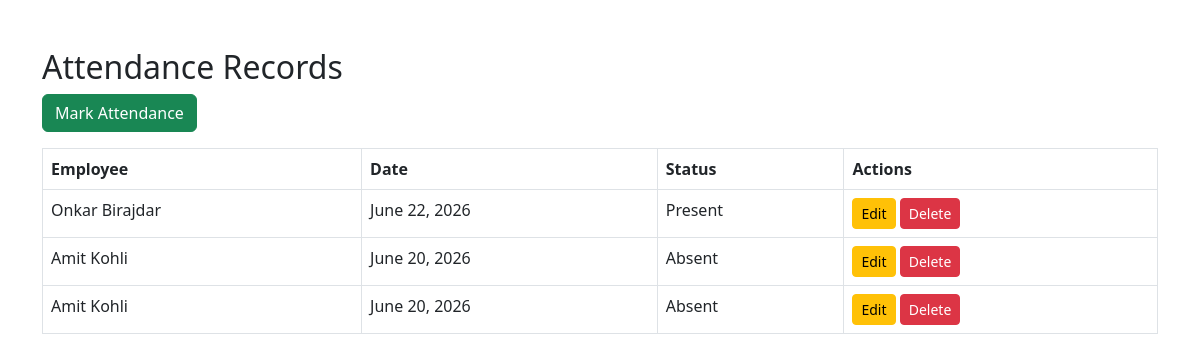
The app's page /employees/attendance/ with its own data.
### employees/models.py (models this page shows, shortened)
class Attendance(models.Model):
    STATUS_CHOICES = [
        ('Present', 'Present'),
        ('Absent', 'Absent'),
    ]
    employee = models.ForeignKey(
        Employee,
        on_delete=models.CASCADE
    )
    date = models.DateField()
    status = models.CharField(
        max_length=20,
        choices=STATUS_CHOICES
    )

class Employee(models.Model):
    first_name = models.CharField(max_length=100)
    last_name = models.CharField(max_length=100)
    email = models.EmailField(unique=True)
    department = models.ForeignKey(
        Department,
        on_delete=models.CASCADE
    )
    def __str__(self):
        return f"{self.first_name} {self.last_name}"

### employees/views.py (the view)
# urls.py: path('attendance/', attendance_list, name='attendance_list'),
def attendance_list(request):
    attendance_records = Attendance.objects.all()
    return render(
        request,
        'employees/attendance_list.html',
        {'attendance_records': attendance_records}
    )

### employees/templates/employees/attendance_list.html (shortened to what this page needs)
<!doctype html>
<html>
  <head>
    <link
      href="https://cdn.jsdelivr.net/npm/bootstrap@5.3.0/dist/css/bootstrap.min.css"
      rel="stylesheet"
    />
  </head>
  <body>
    <div class="container mt-5">
      <h2>Attendance Records</h2>
      <a href="{% url 'add_attendance' %}" class="btn btn-success mb-3">
        Mark Attendance
      </a>
      <table class="table table-bordered">
        <thead>
          <tr>
            <th>Employee</th>
            <th>Date</th>
            <th>Status</th>
            <th>Actions</th>
          </tr>
        </thead>
        <tbody>
          {% for record in attendance_records %}
          <tr>
            <td>{{ record.employee }}</td>
            <td>{{ record.date }}</td>
            <td>{{ record.status }}</td>
            <td>
              <a
                href="{% url 'edit_attendance' record.id %}"
                class="btn btn-warning btn-sm"
              >
                Edit
              </a>
              <a
                href="{% url 'delete_attendance' record.id %}"
                class="btn btn-danger btn-sm"
              >
                Delete
              </a>
            </td>
          </tr>
          {% endfor %}
        </tbody>
      </table>
    </div>
  </body>
</html>

### records on screen
Attendance: employee "Onkar Birajdar", date "June 22, 2026", status "Present"
Attendance: employee "Amit Kohli", date "June 20, 2026", status "Absent"
Attendance: employee "Amit Kohli", date "June 20, 2026", status "Absent"
